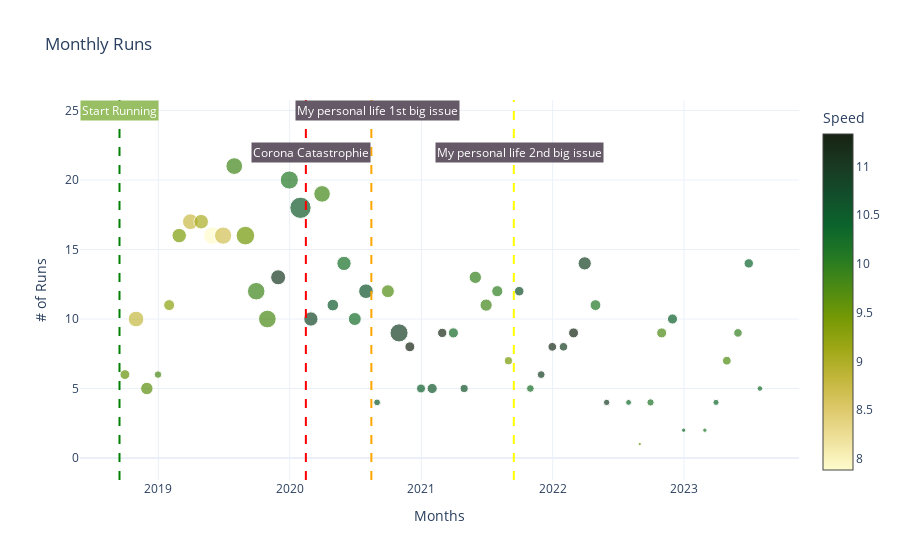

Notebook code for this chart:
### Code cell
df_runs_counts_monthly = df_runs["Activity ID"].resample(rule="M").count()
df_runs_distance_monthly = df_runs["Distance"].resample(rule="M").sum()
df_runs_speed_monthly = df_runs["speed"].resample(rule="M").median()
size = df_runs_distance_monthly.values

fig = go.Figure()
fig.add_trace(
    go.Scatter(
        x=df_runs_counts_monthly.index,
        y=df_runs_counts_monthly.values,
        mode="markers",
        marker=dict(
            size=size,
            color=df_runs_speed_monthly.values,
            sizemode="area",
            showscale=True,
            colorbar=dict(title="Speed"),
            colorscale="speed",
        ),
        name="# of Runs per Month",
    )
)
fig.add_vline(
    x="2018-09-15", line_dash="dash", line_color="green", name="Start Running"
)
fig.add_annotation(
    x="2018-09-15",
    y=25,
    text="Start Running",
    showarrow=False,
    bgcolor="#98BF64",
    font=dict(color="white"),
)


fig.add_vline(
    x="2020-02-15", line_dash="dash", line_color="red", name="Corona Catastrophie"
)
fig.add_annotation(
    x="2020-02-29",
    y=22,
    text="Corona Catastrophie",
    showarrow=False,
    bgcolor="#655967",
    font=dict(color="white"),
)

fig.add_vline(
    x="2020-08-15",
    line_dash="dash",
    line_color="orange",
    name="My personal life 1st big issue",
)
fig.add_annotation(
    x="2020-08-31",
    y=25,
    text="My personal life 1st big issue",
    showarrow=False,
    bgcolor="#655967",
    font=dict(color="white"),
)
fig.add_vline(
    x="2021-09-15",
    line_dash="dash",
    line_color="yellow",
    name="My personal life 2nd big issue",
)
fig.add_annotation(
    x="2021-09-30",
    y=22,
    text="My personal life 2nd big issue",
    showarrow=False,
    bgcolor="#655967",
    font=dict(color="white"),
)

fig.update_layout(
    title="Monthly Runs",
    template="plotly_white",
    legend=dict(),
    xaxis_title="Months",
    yaxis_title="# of Runs",
)

fig.show()

### Figure 1 — Plotly figure (JSON) as saved in the notebook; plotly's stock layout.template omitted (floating-point values rounded to 4 significant figures)
{"data": [{"marker": {"color": [9.56, 8.8, 9.634, 9.794, 9.267, 9.385, 8.762, 9.033, 7.887, 8.657, 9.855, 9.475, 9.879, 9.783, 11.02, 10.07, 10.55, 10.81, 9.825, 10.52, 10.24, 10.26, 10.63, 10.54, 9.717, 10.93, 11.33, 10.47, 10.58, 11.23, 10.29, 10.64, 9.944, 9.841, 9.994, 9.44, 10.66, 10.21, 10.92, 11.18, 10.92, 11.28, 10.87, 10.11, 10.95, null, 10.35, 9.558, 10.16, 9.762, 10.45, 10.36, null, 10.11, 10.35, 9.726, 9.96, 10.39, 10.28], "colorbar": {"title": {"text": "Speed"}}, "colorscale": [[0, "rgb(254, 252, 205)"], [0.09091, "rgb(239, 225, 156)"], [0.1818, "rgb(221, 201, 106)"], [0.2727, "rgb(194, 182, 59)"], [0.3636, "rgb(157, 167, 21)"], [0.4545, "rgb(116, 153, 5)"], [0.5455, "rgb(75, 138, 20)"], [0.6364, "rgb(35, 121, 36)"], [0.7273, "rgb(11, 100, 44)"], [0.8182, "rgb(18, 78, 43)"], [0.9091, "rgb(25, 56, 34)"], [1, "rgb(23, 35, 18)"]], "showscale": true, "size": [48.65, 122.8, 77.12, 28.3, 60.31, 104.4, 123.6, 106.1, 155.4, 149.4, 140.1, 173.1, 153.6, 156.4, 112.7, 165.3, 226.3, 102.2, 137.6, 67.98, 102.0, 83.95, 107.0, 23.3, 83.48, 164.3, 49.31, 40.08, 51.7, 43.87, 51.58, 32.55, 75.99, 74.96, 62.22, 33.2, 45.75, 29.71, 30.72, 37.81, 36.61, 49.82, 87.95, 58.56, 20.17, 0, 16.96, 5.35, 26.28, 50.15, 51.43, 9.13, 0, 9.47, 18.6, 38.34, 36.69, 44.27, 15.73], "sizemode": "area"}, "mode": "markers", "name": "# of Runs per Month", "type": "scatter", "x": ["2018-09-30T00:00:00", "2018-10-31T00:00:00", "2018-11-30T00:00:00", "2018-12-31T00:00:00", "2019-01-31T00:00:00", "2019-02-28T00:00:00", "2019-03-31T00:00:00", "2019-04-30T00:00:00", "2019-05-31T00:00:00", "2019-06-30T00:00:00", "2019-07-31T00:00:00", "2019-08-31T00:00:00", "2019-09-30T00:00:00", "2019-10-31T00:00:00", "2019-11-30T00:00:00", "2019-12-31T00:00:00", "2020-01-31T00:00:00", "2020-02-29T00:00:00", "2020-03-31T00:00:00", "2020-04-30T00:00:00", "2020-05-31T00:00:00", "2020-06-30T00:00:00", "2020-07-31T00:00:00", "2020-08-31T00:00:00", "2020-09-30T00:00:00", "2020-10-31T00:00:00", "2020-11-30T00:00:00", "2020-12-31T00:00:00", "2021-01-31T00:00:00", "2021-02-28T00:00:00", "2021-03-31T00:00:00", "2021-04-30T00:00:00", "2021-05-31T00:00:00", "2021-06-30T00:00:00", "2021-07-31T00:00:00", "2021-08-31T00:00:00", "2021-09-30T00:00:00", "2021-10-31T00:00:00", "2021-11-30T00:00:00", "2021-12-31T00:00:00", "2022-01-31T00:00:00", "2022-02-28T00:00:00", "2022-03-31T00:00:00", "2022-04-30T00:00:00", "2022-05-31T00:00:00", "2022-06-30T00:00:00", "2022-07-31T00:00:00", "2022-08-31T00:00:00", "2022-09-30T00:00:00", "2022-10-31T00:00:00", "2022-11-30T00:00:00", "2022-12-31T00:00:00", "2023-01-31T00:00:00", "2023-02-28T00:00:00", "2023-03-31T00:00:00", "2023-04-30T00:00:00", "2023-05-31T00:00:00", "2023-06-30T00:00:00", "2023-07-31T00:00:00"], "y": [6, 10, 5, 6, 11, 16, 17, 17, 16, 16, 21, 16, 12, 10, 13, 20, 18, 10, 19, 11, 14, 10, 12, 4, 12, 9, 8, 5, 5, 9, 9, 5, 13, 11, 12, 7, 12, 5, 6, 8, 8, 9, 14, 11, 4, 0, 4, 1, 4, 9, 10, 2, 0, 2, 4, 7, 9, 14, 5]}], "layout": {"annotations": [{"bgcolor": "#98BF64", "font": {"color": "white"}, "showarrow": false, "text": "Start Running", "x": "2018-09-15", "y": 25}, {"bgcolor": "#655967", "font": {"color": "white"}, "showarrow": false, "text": "Corona Catastrophie", "x": "2020-02-29", "y": 22}, {"bgcolor": "#655967", "font": {"color": "white"}, "showarrow": false, "text": "My personal life 1st big issue", "x": "2020-08-31", "y": 25}, {"bgcolor": "#655967", "font": {"color": "white"}, "showarrow": false, "text": "My personal life 2nd big issue", "x": "2021-09-30", "y": 22}], "shapes": [{"line": {"color": "green", "dash": "dash"}, "name": "Start Running", "type": "line", "x0": "2018-09-15", "x1": "2018-09-15", "xref": "x", "y0": 0, "y1": 1, "yref": "y domain"}, {"line": {"color": "red", "dash": "dash"}, "name": "Corona Catastrophie", "type": "line", "x0": "2020-02-15", "x1": "2020-02-15", "xref": "x", "y0": 0, "y1": 1, "yref": "y domain"}, {"line": {"color": "orange", "dash": "dash"}, "name": "My personal life 1st big issue", "type": "line", "x0": "2020-08-15", "x1": "2020-08-15", "xref": "x", "y0": 0, "y1": 1, "yref": "y domain"}, {"line": {"color": "yellow", "dash": "dash"}, "name": "My personal life 2nd big issue", "type": "line", "x0": "2021-09-15", "x1": "2021-09-15", "xref": "x", "y0": 0, "y1": 1, "yref": "y domain"}], "title": {"text": "Monthly Runs"}, "xaxis": {"title": {"text": "Months"}}, "yaxis": {"title": {"text": "# of Runs"}}}}
